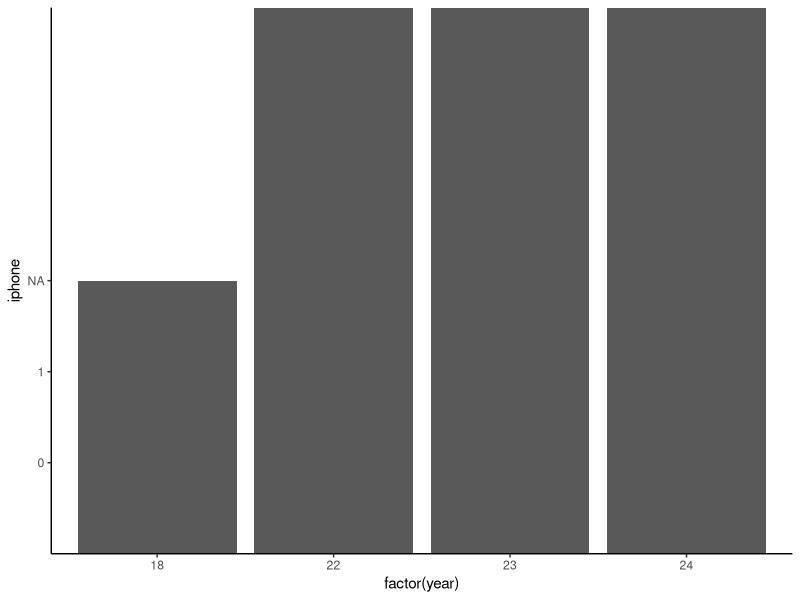
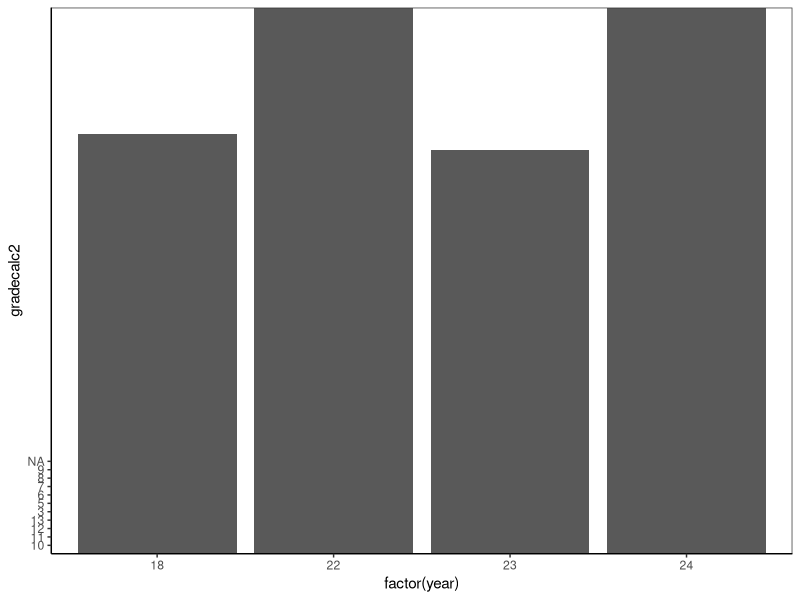
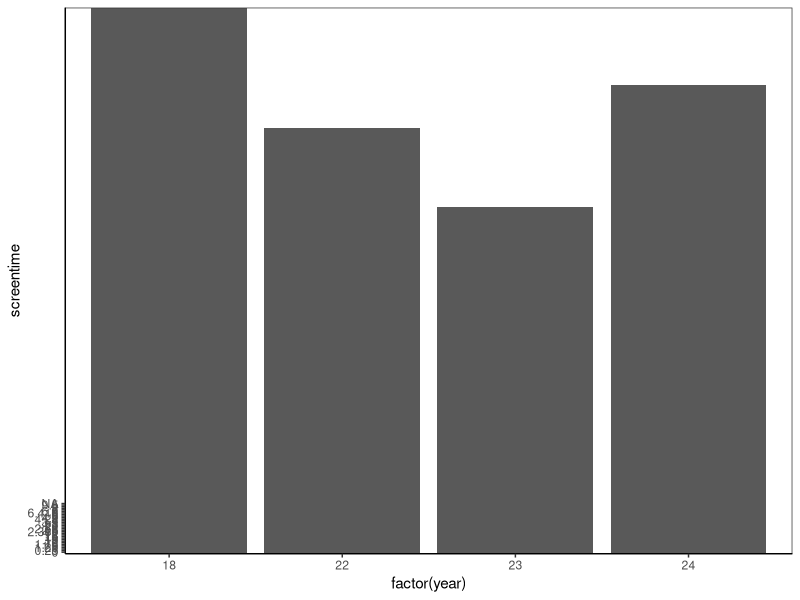
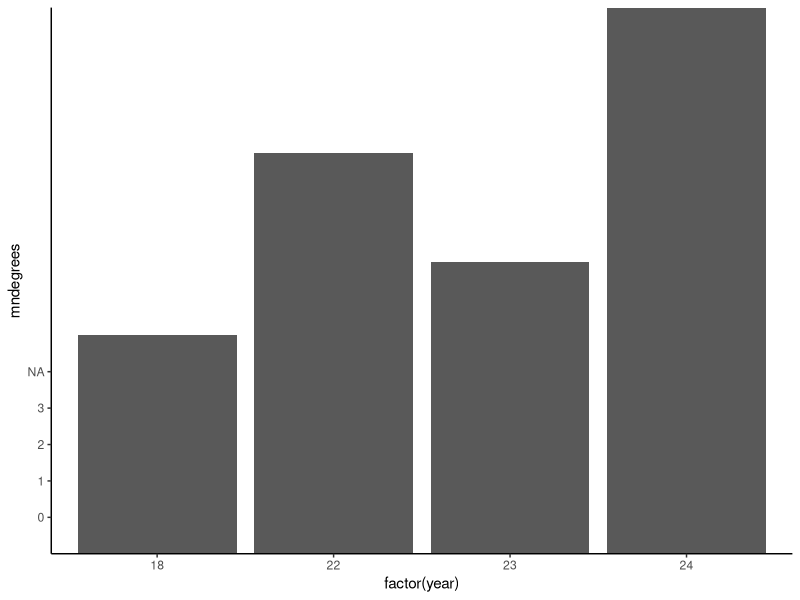
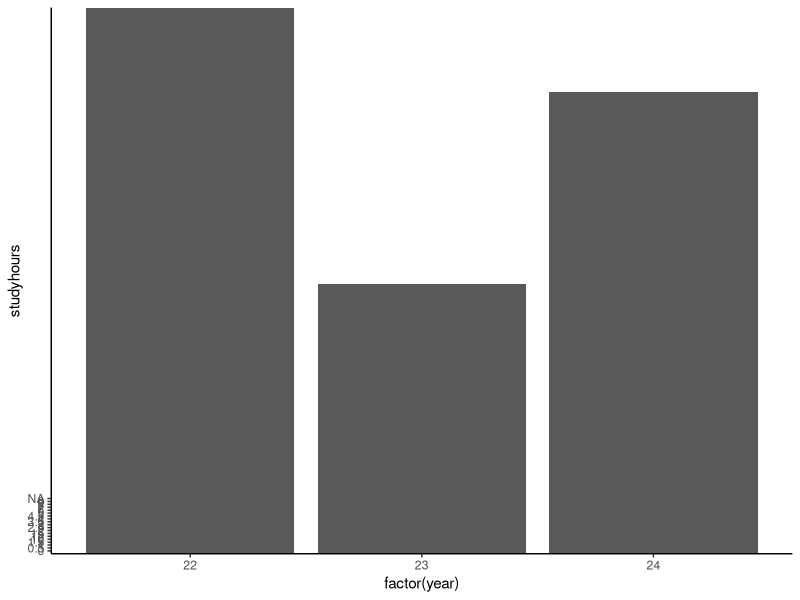
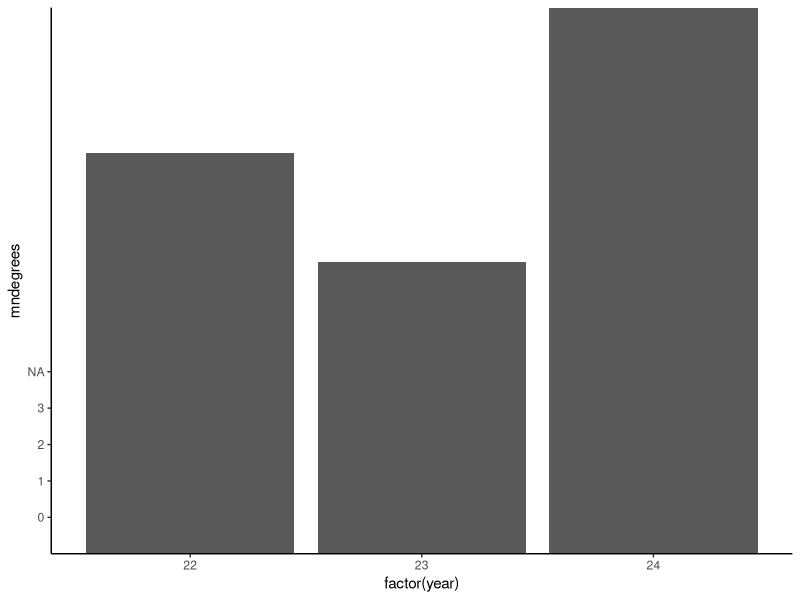
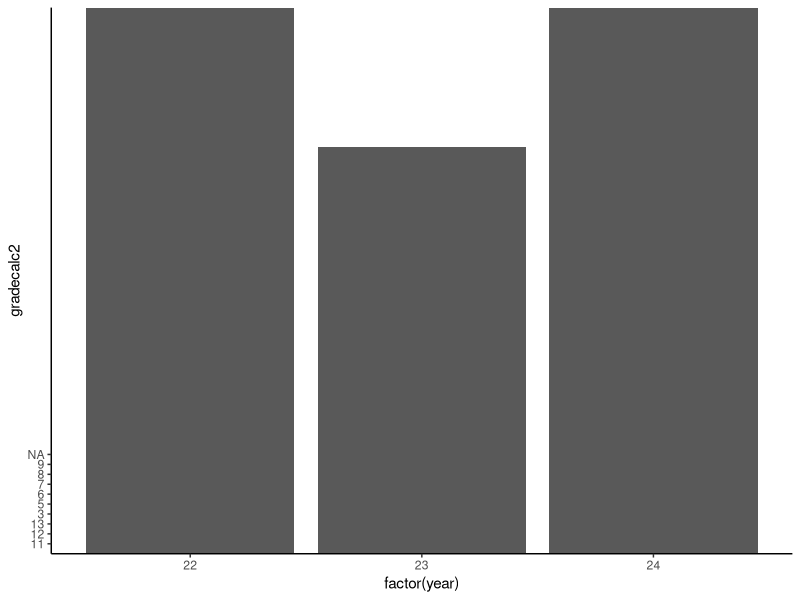

R code for these plots, in order:
#PRELIM OBSERVATIONS
# What questions can we ask with this data?

# Load lib
library(tidyverse)
library(here)
library(chron)
library(readxl)
library(dplyr)

# Load files (5)
c1<- read_xlsx(here("MA231 TEN AM FALL 2022.xlsx"))
c2<- read_xlsx(here("MA231 ONE PM FALL 2022.xlsx"))
d1<- read_xlsx(here("MA232 NINE AM SPRING 2024.xlsx"))
d2<- read_xlsx(here("MA232 TWELVE PM SPRING 2024.xlsx"))
s<- read_xlsx(here("MA232 TWELVE PM SPRING 2023.xlsx"))
stat1 <- read_xlsx(here("MA383 TWO PM FALL 2024.xlsx"))
stat2 <- read_xlsx(here("MA383 THREE PM FALL 2024.xlsx"))

# Add more information to the files and combine them
# Add column describing the year, course name, and semester
c1 <- c1|> mutate(year = 22,
                  semester = 0, #fall = 0, spring = 1
                  time = times(paste0(10, ":00", ":00")),
                  coursecode = 231)
c2 <- c2|> mutate(year = 22,
                  semester = 0, #fall = 0, spring = 1
                  time = times(paste0(13, ":00", ":00")),
                  coursecode = 231) 
d1 <- d1|> mutate(year = 24,
                  semester = 1, #fall = 0, spring = 1
                  time = times(paste0(9, ":00", ":00")),
                  coursecode = 232,) 
d2 <- d2|> mutate(year = 24,
                  semester = 1, #fall = 0, spring = 1
                  time = times(paste0(12, ":00", ":00")),
                  coursecode = 232) 
s <- s|> mutate(year = 23,
                semester = 1, #fall = 0, spring =1
                time = times(paste0(12, ":00", ":00")),
                coursecode = 232) 
stat1 <- stat1|> mutate(year = 24,
                    semester = 0, #fall = 0, spring =1
                    time = times(paste0(14, ":00", ":00")),
                    coursecode = 383) 
stat2 <- stat2|> mutate(year = 24,
                        semester = 0, #fall = 0, spring =1
                        time = times(paste0(15, ":00", ":00")),
                        coursecode = 383) 

# Move newly added columns to the front
c1 <- c1|>relocate(c("year", "semester", "time", "coursecode"))
c2 <- c2|>relocate(c("year", "semester", "time", "coursecode"))
d1 <- d1|>relocate(c("year", "semester", "time", "coursecode"))
d2 <- d2|>relocate(c("year", "semester", "time", "coursecode"))
s <- s|>relocate(c("year", "semester", "time", "coursecode"))
stat1 <- stat1|>relocate(c("year", "semester", "time", "coursecode"))
stat2 <- stat2|>relocate(c("year", "semester", "time", "coursecode"))

# Combine sets
calc3total <- rbind(c1, c2)
diffeqtotal <- rbind(d1, d2, s)
diffeqdf <- rbind(d1, d2)
stattotal <- rbind(stat1, stat2)

# Moved columns around so dataset matches
calc3total <- calc3total|>relocate("gradecalc2", .after = "noprereq")
diffeqtotal <- diffeqtotal|>relocate("gradecalc2", .after = "noprereq")
stattotal <- stattotal|>relocate("gradecalc2", .after = "noprereq")

# Bind all recent survey data
cols3 <- colnames(dplyr::select(calc3total, -c("gradediffeq", "diffeq", "noprereq", "gradecalc3")))
postCOVID <- rbind(
  subset(calc3total, select = cols3), 
  subset(diffeqtotal, select = cols3)
)
postCOVID <- rbind(
  postCOVID,
  subset(stattotal, select = cols3)
)

# We want to do meta analysis of past data
# Load data
preCOVID <- read_xlsx("datafor_r.xlsx")

# Clean
# time here is if the class is MWF or TuTh, where MWF is 1.
names(preCOVID) <- c("aem", "gradecalc1", "gradecalc2", "gradecalc3", "gradediffeq", "gpapr", "gradyr", "iphone", "time", "mjdegrees", "mndegrees", "NUniPre", "PhAlwys", "PhAwy", "PhDistr", "PhOnce", "screentime")
preCOVID <- preCOVID|> mutate(year = 18,
                  semester = 0, #fall = 0, spring = 1
                  coursecode = 330)
preCOVID <- preCOVID|>relocate(c("year", "semester", "time", "coursecode"))
preCOVID <- preCOVID|>relocate("mndegrees", .after = "iphone")

# rbind all together by common columns
common <- colnames(dplyr::select(postCOVID, c("year", "semester", "time", "coursecode", "iphone", "mndegrees", "gradecalc2", "screentime")))
all <- rbind(
  subset(preCOVID, select = common), 
  subset(postCOVID, select = common)
)

### GRAPHS
# Now do some general graphs throughout covid
ggplot(all, aes(x = factor(year), y = iphone)) + 
  geom_bar(stat = "summary", fun = "mean") + 
  theme(panel.grid.major = element_blank(), panel.grid.minor = element_blank(), panel.background = element_blank(), axis.line = element_line(colour = "black"))

ggplot(all, aes(x = factor(year), y = gradecalc2)) + 
  geom_bar(stat = "summary", fun = "mean") + theme_bw() + 
  theme(panel.grid.major = element_blank(), panel.grid.minor = element_blank(), panel.background = element_blank(), axis.line = element_line(colour = "black"))

ggplot(all, aes(x = factor(year), y = screentime)) + 
  geom_bar(stat = "summary", fun = "mean") + theme_bw() + 
  theme(panel.grid.major = element_blank(), panel.grid.minor = element_blank(), panel.background = element_blank(), axis.line = element_line(colour = "black"))

ggplot(all, aes(x=factor(year), y = mndegrees))+
  geom_bar(stat = "summary", fun = "mean") + 
  theme(panel.grid.major = element_blank(), panel.grid.minor = element_blank(), panel.background = element_blank(), axis.line = element_line(colour = "black"))

# Some for only post COVID
ggplot(postCOVID, aes(x=factor(year), y = studyhours))+
  geom_bar(stat = "summary", fun = "mean") + 
  theme(panel.grid.major = element_blank(), panel.grid.minor = element_blank(), panel.background = element_blank(), axis.line = element_line(colour = "black"))

ggplot(postCOVID, aes(x=factor(year), y = mndegrees))+
  geom_bar(stat = "summary", fun = "mean") + 
  theme(panel.grid.major = element_blank(), panel.grid.minor = element_blank(), panel.background = element_blank(), axis.line = element_line(colour = "black"))

ggplot(postCOVID, aes(x=factor(year), y = gradecalc2))+
  geom_bar(stat = "summary", fun = "mean") + 
  theme(panel.grid.major = element_blank(), panel.grid.minor = element_blank(), panel.background = element_blank(), axis.line = element_line(colour = "black"))

# Export needed files
library(openxlsx)
write.xlsx(calc3total, "calc3.xlsx")
write.xlsx(diffeqtotal, "diffeq.xlsx")
write.xlsx(stattotal, "stat.xlsx")
write.xlsx(all, "all.xlsx")
